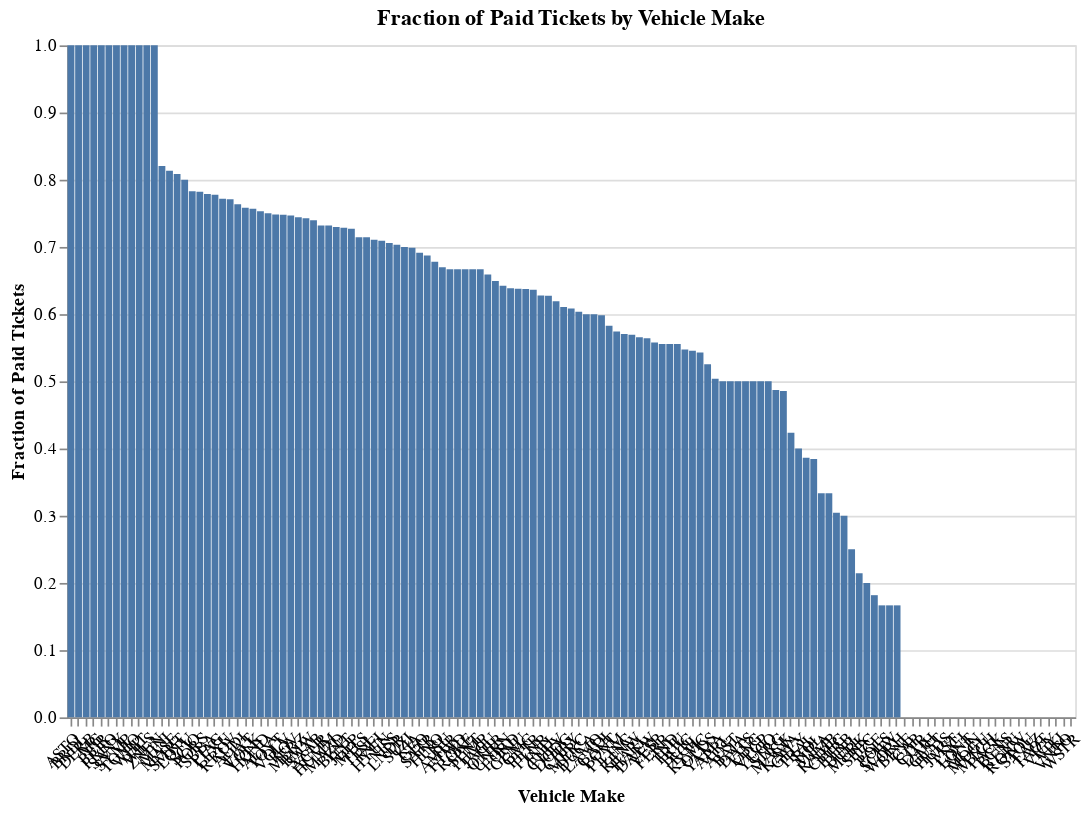

Notebook code for this chart:
### Code cell
### 3. 
import altair as alt
chart = alt.Chart(vehicle_make_fraction).mark_bar().encode(
    x=alt.X('vehicle_make:N', title='Vehicle Make', sort='-y'),
    y=alt.Y('fraction_paid:Q', title='Fraction of Paid Tickets')
).properties(
    title='Fraction of Paid Tickets by Vehicle Make',
    width=600,
    height=400
).configure_axisX(
    labelAngle=-45  
)
chart

### Figure 1 — Vega-Lite specification as saved in the notebook (floating-point values rounded to 4 significant figures; data arrays with more than 128 entries replaced by an {"elided": "..."} marker saying what was removed)
{"config": {"view": {"continuousWidth": 300, "continuousHeight": 300}, "axisX": {"labelAngle": -45}}, "data": {"name": "data-a8925e2718c5a93a0381b0639a922787"}, "mark": {"type": "bar"}, "encoding": {"x": {"field": "vehicle_make", "sort": "-y", "title": "Vehicle Make", "type": "nominal"}, "y": {"field": "fraction_paid", "title": "Fraction of Paid Tickets", "type": "quantitative"}}, "height": 400, "title": "Fraction of Paid Tickets by Vehicle Make", "width": 600, "$schema": "https://vega.github.io/schema/vega-lite/v5.20.1.json", "datasets": {"data-a8925e2718c5a93a0381b0639a922787": {"elided": "133 records"}}}
